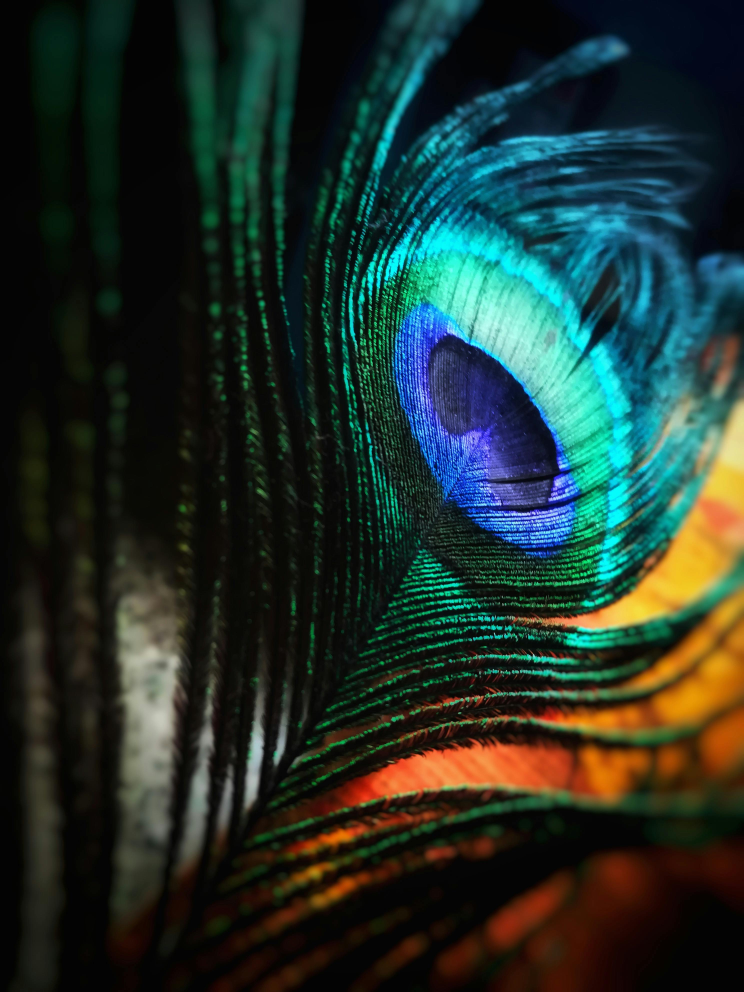
#> input picture P1/lena.jpg, 2976 x 3968 px (shown at 1/4 size)
$ jupyter execute PranabRai_2447137_P1.ipynb
#> lines starting #> are read from the running program, lines starting #| are printed output that depends on the picture
## Spatial Transformations: Convolution & Correlation

[cell 1]
import cv2
import numpy as np
import matplotlib.pyplot as plt
from scipy.signal import convolve2d, correlate2d

 -----------------------------
### 1. Image Pre-processing
-----------------------------

[cell 2]
# Load grayscale image
img = cv2.imread('lena.jpg', cv2.IMREAD_GRAYSCALE)
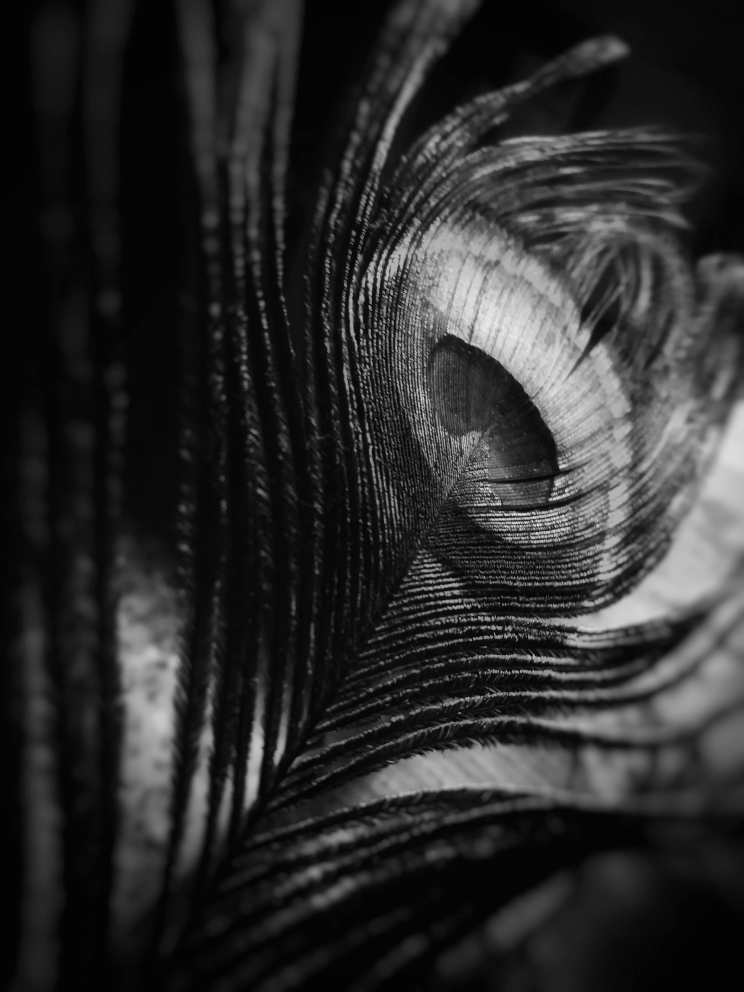
#> img: shape (3968, 2976) (shown at 1/4 size); min 0, max 249, mean 43.7
img = cv2.resize(img, (512, 512))
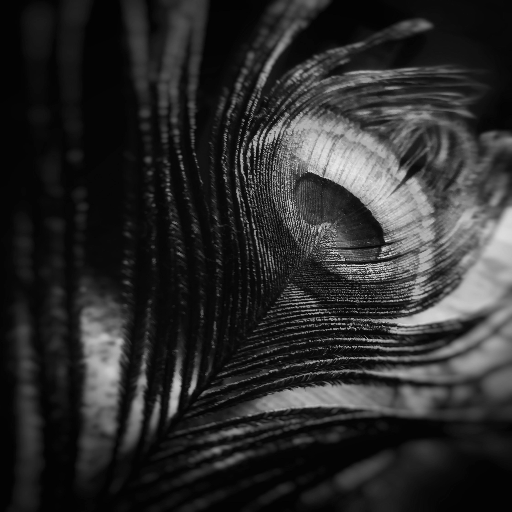
#> img: shape (512, 512); min 1, max 236, mean 43.6
img = img / 255.0

plt.figure(figsize=(5,5))
plt.title("Original Grayscale Image")
plt.imshow(img, cmap='gray')
plt.axis("off")
plt.show()

 -----------------------------
### 2. Apply Convolution
 -----------------------------

[cell 3]
# Define kernels
sobel_x = np.array([[-1, 0, 1],
                    [-2, 0, 2],
                    [-1, 0, 1]])  # Edge Detection in X

sharpen = np.array([[0, -1, 0],
                    [-1, 5,-1],
                    [0, -1, 0]])  # Sharpening

# Convolution using scipy
conv_sobel = convolve2d(img, sobel_x, mode='same', boundary='symm')
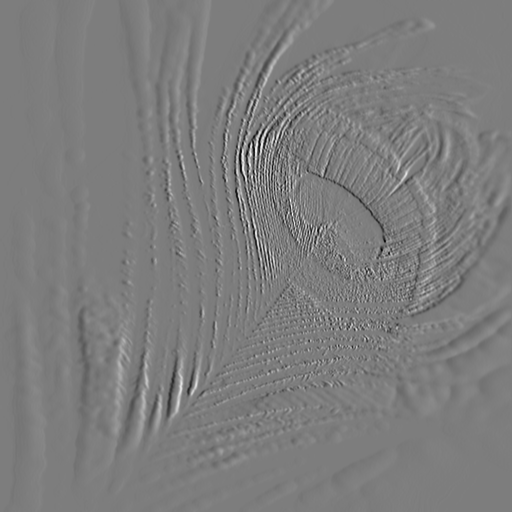
#> conv_sobel: shape (512, 512) float64; min -2.42, max 2.5, mean -0.00372; drawn with min black and max white
conv_sharpen = convolve2d(img, sharpen, mode='same', boundary='symm')
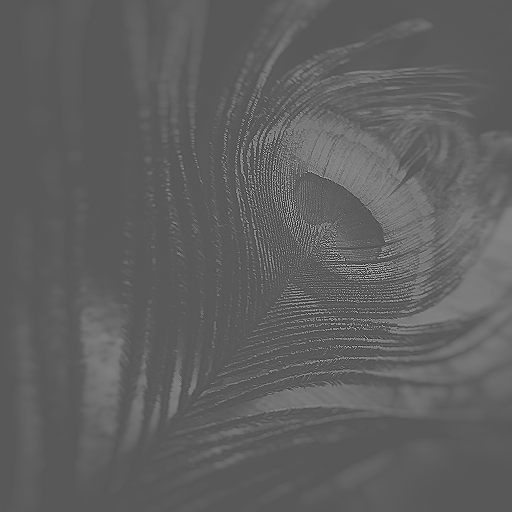
#> conv_sharpen: shape (512, 512) float64; min -1.76, max 3.36, mean 0.171; drawn with min black and max white

# Show results
plt.figure(figsize=(12,5))
plt.subplot(1,2,1)
plt.title("Convolution: Sobel X (Edge Detection)")
plt.imshow(conv_sobel, cmap='gray')
plt.axis("off")

plt.subplot(1,2,2)
plt.title("Convolution: Sharpening Filter")
plt.imshow(conv_sharpen, cmap='gray')
plt.axis("off")
plt.show()

 -----------------------------
### 3. Apply Correlation
 -----------------------------

[cell 4]
corr_sobel = correlate2d(img, sobel_x, mode='same', boundary='symm')
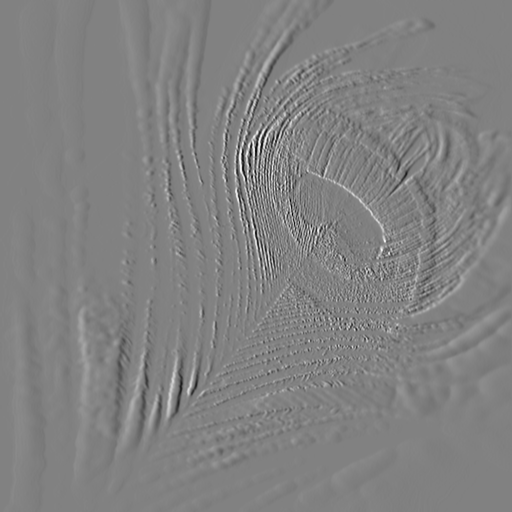
#> corr_sobel: shape (512, 512) float64; min -2.5, max 2.42, mean 0.00372; drawn with min black and max white
corr_sharpen = correlate2d(img, sharpen, mode='same', boundary='symm')

plt.figure(figsize=(12,5))
plt.subplot(1,2,1)
plt.title("Correlation with Sobel X")
plt.imshow(corr_sobel, cmap='gray')
plt.axis("off")

plt.subplot(1,2,2)
plt.title("Correlation with Sharpen Filter")
plt.imshow(corr_sharpen, cmap='gray')
plt.axis("off")
plt.show()

-----------------------------
### 4. Edge Detection + Gaussian Blur
 -----------------------------

[cell 5]
# Apply Gaussian Blur
gaussian_blur = cv2.GaussianBlur(img, (5,5), 1)

# Edge detection from convolution (sobel_x result)
edge_enhanced = convolve2d(gaussian_blur, sobel_x, mode='same', boundary='symm')

plt.figure(figsize=(12,5))
plt.subplot(1,2,1)
plt.title("Gaussian Blurred Image")
plt.imshow(gaussian_blur, cmap='gray')
plt.axis("off")

plt.subplot(1,2,2)
plt.title("Edge Detection after Gaussian Blur")
plt.imshow(edge_enhanced, cmap='gray')
plt.axis("off")
plt.show()
